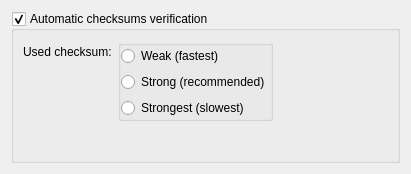
<?xml version="1.0" encoding="UTF-8"?>
<ui version="4.0">
 <class>VerificationPreferences</class>
 <widget class="QWidget" name="VerificationPreferences">
  <property name="geometry">
   <rect>
    <x>0</x>
    <y>0</y>
    <width>411</width>
    <height>174</height>
   </rect>
  </property>
  <layout class="QVBoxLayout" name="verticalLayout">
   <item>
    <widget class="QGroupBox" name="kcfg_ChecksumAutomaticVerification">
     <property name="title">
      <string>Automatic checksums verification</string>
     </property>
     <property name="flat">
      <bool>false</bool>
     </property>
     <property name="checkable">
      <bool>true</bool>
     </property>
     <layout class="QFormLayout" name="formLayout">
      <property name="fieldGrowthPolicy">
       <enum>QFormLayout::ExpandingFieldsGrow</enum>
      </property>
      <item row="0" column="0">
       <widget class="QLabel" name="label_3">
        <property name="text">
         <string>Used checksum:</string>
        </property>
       </widget>
      </item>
      <item row="0" column="1">
       <widget class="KButtonGroup" name="kcfg_ChecksumStrength">
        <property name="title">
         <string/>
        </property>
        <property name="flat">
         <bool>true</bool>
        </property>
        <layout class="QVBoxLayout" name="verticalLayout_5">
         <property name="margin">
          <number>0</number>
         </property>
         <item>
          <widget class="QRadioButton" name="radioButton_4">
           <property name="text">
            <string>Weak (fastest)</string>
           </property>
          </widget>
         </item>
         <item>
          <widget class="QRadioButton" name="radioButton_5">
           <property name="text">
            <string>Strong (recommended)</string>
           </property>
          </widget>
         </item>
         <item>
          <widget class="QRadioButton" name="radioButton_6">
           <property name="text">
            <string>Strongest (slowest)</string>
           </property>
          </widget>
         </item>
        </layout>
       </widget>
      </item>
     </layout>
    </widget>
   </item>
  </layout>
 </widget>
 <customwidgets>
  <customwidget>
   <class>KButtonGroup</class>
   <extends>QGroupBox</extends>
   <header>kbuttongroup.h</header>
   <container>1</container>
  </customwidget>
 </customwidgets>
 <connections/>
</ui>
